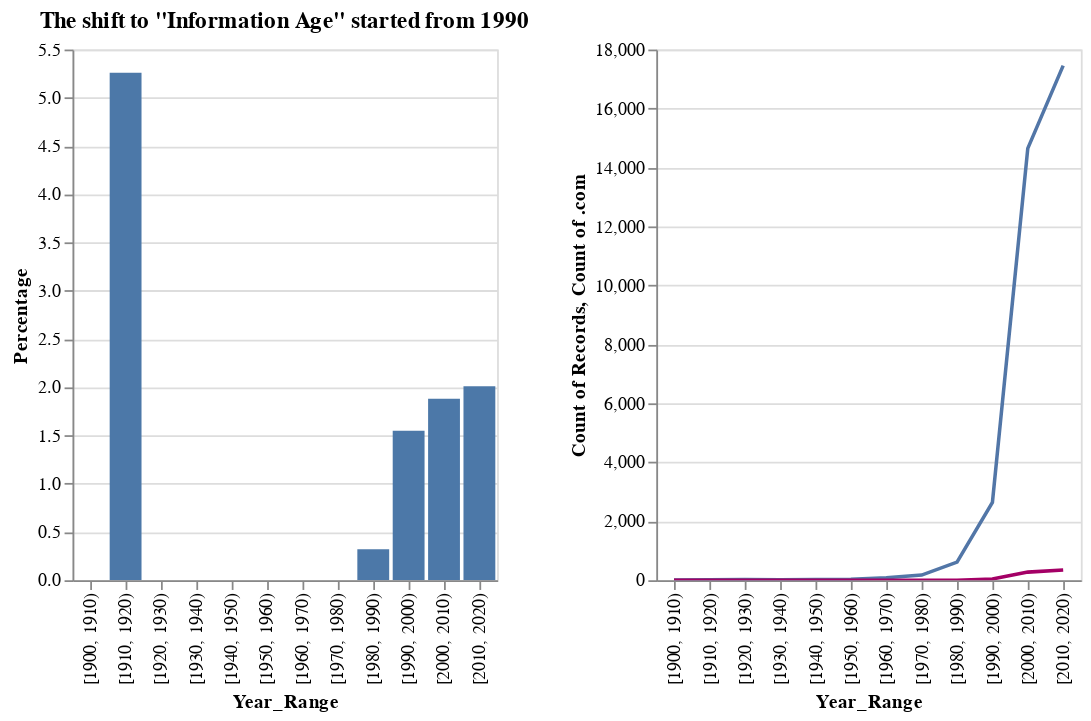

The notebook cell this image was saved under:
### Code cell
sep | together

### Figure 1 — Vega-Lite specification as saved in the notebook (floating-point values rounded to 4 significant figures)
{"config": {"view": {"continuousWidth": 400, "continuousHeight": 300}}, "hconcat": [{"mark": "bar", "encoding": {"tooltip": [{"field": "Year_Range", "type": "nominal"}, {"field": "Percentage", "type": "quantitative"}, {"field": "Count_of_Records", "type": "quantitative"}], "x": {"field": "Year_Range", "type": "nominal"}, "y": {"field": "Percentage", "title": "Percentage", "type": "quantitative"}}, "selection": {"selector002": {"type": "interval", "bind": "scales", "encodings": ["x", "y"]}}, "title": "The shift to \"Information Age\" started from 1990"}, {"layer": [{"mark": {"type": "line", "color": "#5276A7"}, "encoding": {"tooltip": [{"field": "Year_Range", "type": "nominal"}, {"field": "Count_of_Records", "type": "quantitative"}], "x": {"field": "Year_Range", "type": "nominal"}, "y": {"field": "Count_of_Records", "title": "Count of Records", "type": "quantitative"}}, "selection": {"selector003": {"type": "interval", "bind": "scales", "encodings": ["x", "y"]}}}, {"mark": {"type": "line", "color": "#A40066"}, "encoding": {"tooltip": [{"field": "Year_Range", "type": "nominal"}, {"field": "Company_with_com", "type": "quantitative"}], "x": {"field": "Year_Range", "type": "nominal"}, "y": {"field": "Company_with_com", "title": "Count of .com", "type": "quantitative"}}, "selection": {"selector004": {"type": "interval", "bind": "scales", "encodings": ["x", "y"]}}}]}], "data": {"name": "data-d3df3fafa7f7005b484c0422ea1b27d8"}, "$schema": "https://vega.github.io/schema/vega-lite/v4.17.0.json", "datasets": {"data-d3df3fafa7f7005b484c0422ea1b27d8": [{"Year_Range": "[1900, 1910)", "Count_of_Records": 11, "Company_with_com": 0, "Percentage": 0.0}, {"Year_Range": "[1910, 1920)", "Count_of_Records": 19, "Company_with_com": 1, "Percentage": 5.26}, {"Year_Range": "[1920, 1930)", "Count_of_Records": 23, "Company_with_com": 0, "Percentage": 0.0}, {"Year_Range": "[1930, 1940)", "Count_of_Records": 15, "Company_with_com": 0, "Percentage": 0.0}, {"Year_Range": "[1940, 1950)", "Count_of_Records": 20, "Company_with_com": 0, "Percentage": 0.0}, {"Year_Range": "[1950, 1960)", "Count_of_Records": 34, "Company_with_com": 0, "Percentage": 0.0}, {"Year_Range": "[1960, 1970)", "Count_of_Records": 83, "Company_with_com": 0, "Percentage": 0.0}, {"Year_Range": "[1970, 1980)", "Count_of_Records": 174, "Company_with_com": 0, "Percentage": 0.0}, {"Year_Range": "[1980, 1990)", "Count_of_Records": 616, "Company_with_com": 2, "Percentage": 0.32}, {"Year_Range": "[1990, 2000)", "Count_of_Records": 2641, "Company_with_com": 41, "Percentage": 1.55}, {"Year_Range": "[2000, 2010)", "Count_of_Records": 14647, "Company_with_com": 275, "Percentage": 1.88}, {"Year_Range": "[2010, 2020)", "Count_of_Records": 17453, "Company_with_com": 350, "Percentage": 2.01}]}}
